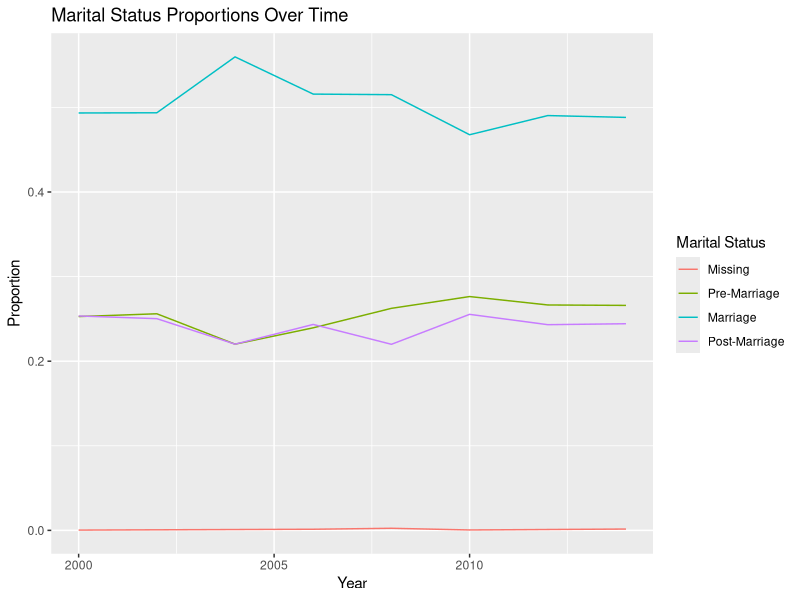

The R script that drew this image:
## ---- chunk 1
knitr::opts_chunk$set(
  echo = TRUE#, 
  # warning=FALSE, 
  # message=FALSE
  )
library(knitr)
library(tidyverse)
library(dplyr)
library(lubridate)
## ---- chunk 2
gss_marital = gss_cat %>%
  mutate(
    marital_new = fct_collapse(
      marital,
      "Pre-Marriage" = "Never married",
      "Marriage" = c("Married", "Separated"), 
      "Post-Marriage" = c("Divorced", "Widowed"),
      "Missing" = "No answer"
    )
  )

gss_marital %>%
  count(marital_new) %>%
  kable(caption = "Frequency Table for new Marital Levels")
## ---- chunk 3
marriage_year_summary = gss_marital %>%
  count(year, marital_new) %>%
  group_by(year) %>%
  mutate(prop = n / sum(n))

kable(head(marriage_year_summary), caption = "First Six Rows of Each Year-Marriage-Status Combination")
## ---- chunk 4
latest_year = max(marriage_year_summary$year) # select single col --> df$column_name

marriage_year_summary = marriage_year_summary %>%
  mutate(
    marital_new = fct_reorder(marital_new, year)
  )
## ---- chunk 5
ggplot(marriage_year_summary, aes(x = year, y = prop, color = marital_new)) +
  geom_line() +
  labs(
    title = "Marital Status Proportions Over Time",
    x = "Year",
    y = "Proportion",
    color = "Marital Status"
  )
## ---- chunk 6
lakers_dates_bad = lakers %>% 
  mutate(
    game_date = make_datetime(date),
    .keep = "used")

kable(head(lakers_dates_bad), caption = "First Six Rows of Incorrect Game Date Conversion")
## ---- chunk 7
lakers_dates_good = lakers %>%
  mutate(game_date = ymd(as.character(date)))

kable(head(
  lakers_dates_good %>% 
             select(date, 
                    game_date, 
                    opponent, 
                    game_type)), 
      caption = "First Six Rows of Correct Game Date Conversion")
